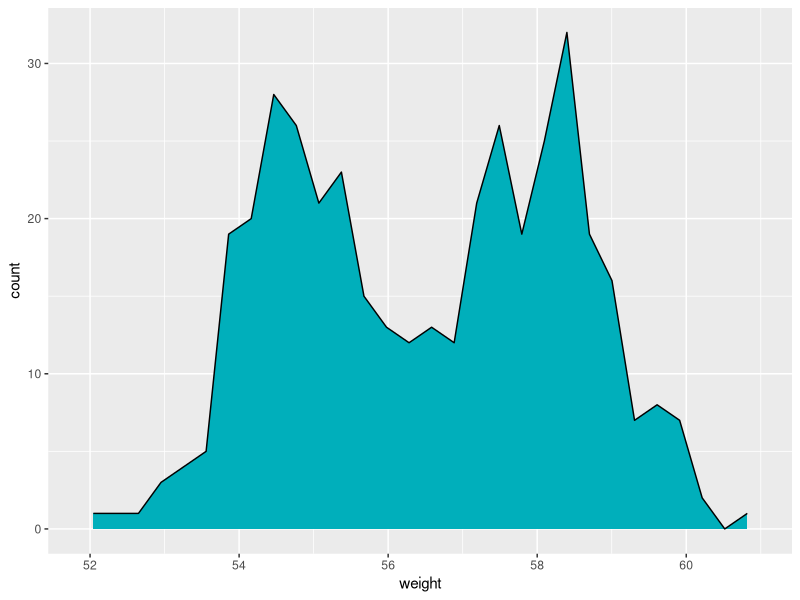
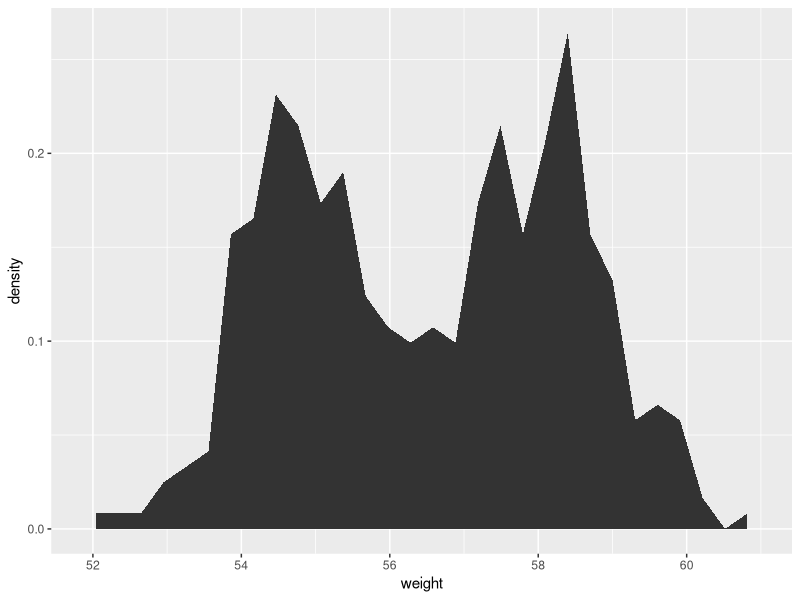
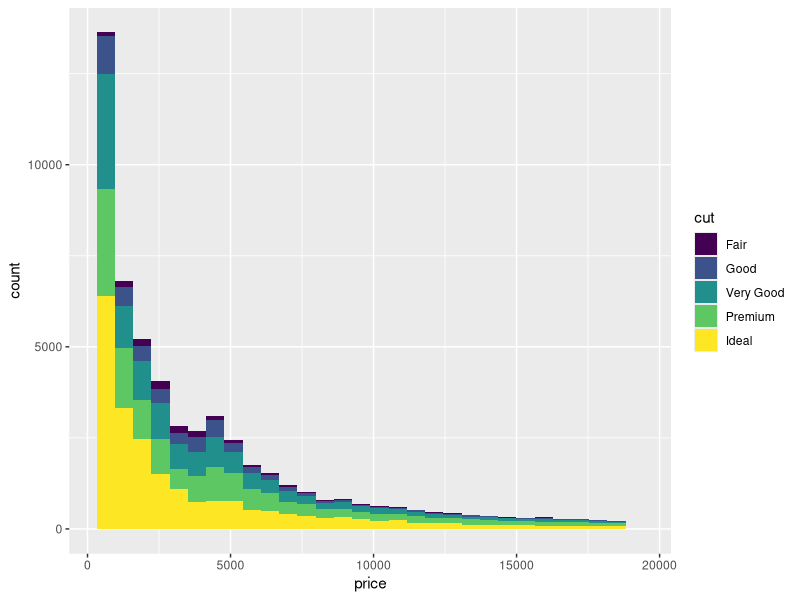
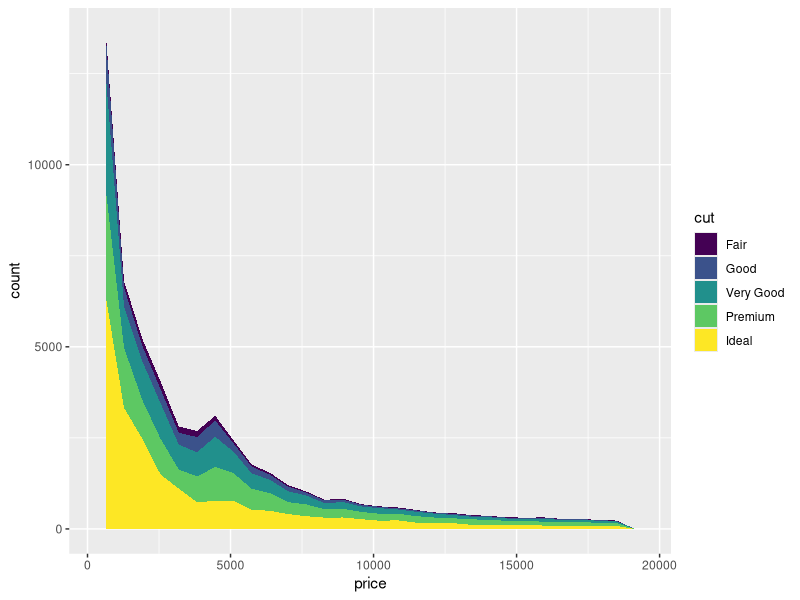
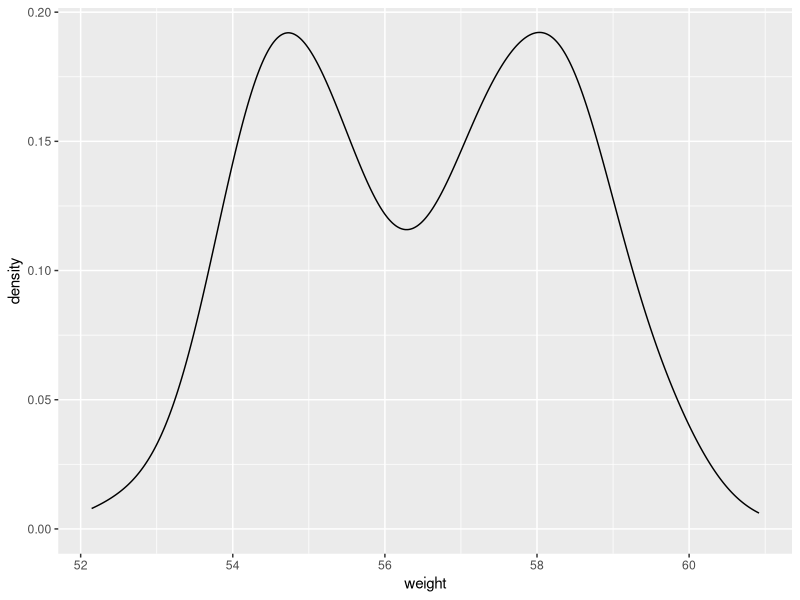
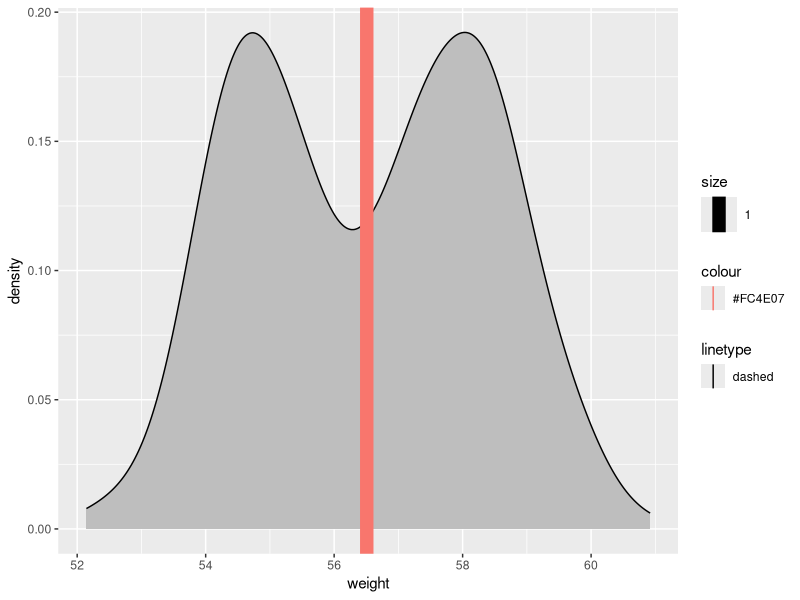
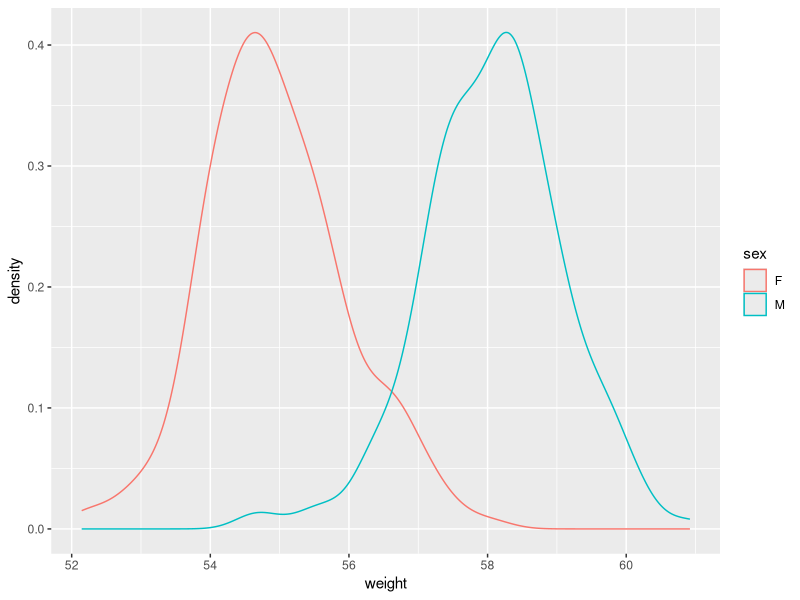
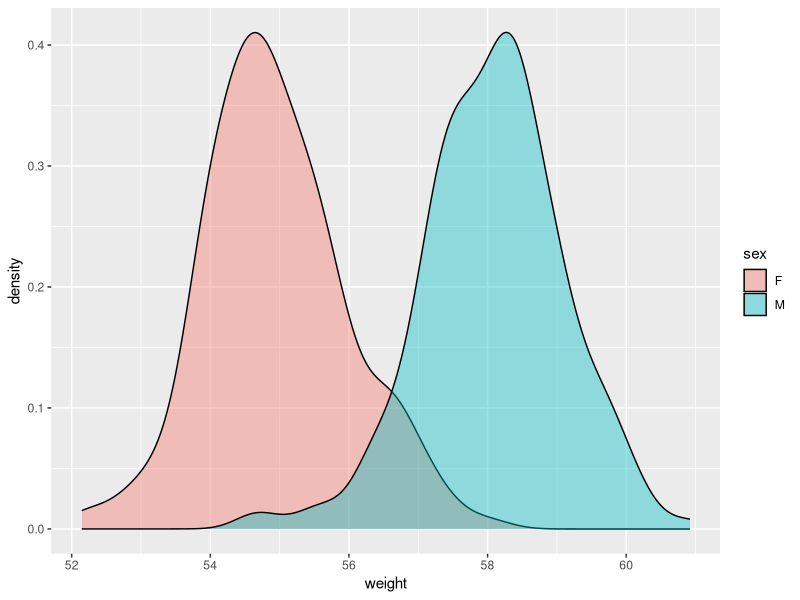

The R source for these figures, in order: (Note: this script raises an error after producing the figures.)
# Generate some data (wdata) containing weight by sex (M/F)
set.seed(1234)
wdata <- data.frame( sex = factor(rep(c("F", "M"), each = 200)),
                     weight = c(rnorm(200, 55), rnorm(200, 58))
                     )
head(wdata)

# Calculate the weight mean value by sex
library(dplyr)
mu <- wdata %>% 
      group_by(sex) %>% 
      summarise(grp.mean = mean(weight))
head(mu)

# Creat a plot
library(ggplot2)
g <- ggplot(wdata, aes(x = weight))
g + geom_area(stat = "bin", color = "black", fill = "#00AFBB")

g + geom_area(aes(y = ..density..), stat = "bin")

#Load diamonds data from ggplot2
data(diamonds)
p <- ggplot(diamonds, aes(x = price, fill = cut))
# Bar plot
p + geom_bar(stat = "bin")
# Area_plot
p + geom_area(stat = "bin")

# Basic density plot
g + geom_density()
# Change line and fill color, add mean ref line
g + geom_density(color = "black", fill = "gray") +
    geom_vline(aes(xintercept = mean(weight), color = "#FC4E07", 
                   linetype = "dashed", size = 1))

# Change line colors by sex
g + geom_density(aes(color = sex))
# Change fill color by sex and use semi-transparent
g + geom_density(aes(fill = sex), alpha = 0.4)
# Add mean line and color by sex
g + geom_density(aes(color = sex), alpha = 0.4) +
    geom_vline(data = mu, aes(xintercept = grp.mean, color = sex), linetype = "dashed")

# Change color by group
g2 <- g + geom_density(aes(color = sex)) + 
          geom_vline(data = mu, aes(xintercept = grp.mean, color = sex), linetype = "dashed") + 
          theme_minimal()
g2 + scale_color_manual(values = c("#999999", "#E69F00"))
# Use brewer pallete
g2 + scale_color_brewer(palette = "Paired")
# Use gray scale
g2 + scale_color_grey()

# Change manually fill color
g3 <- g + geom_density(aes(fill = sex), alpha = 0.4) + theme_minimal()
g3 + scale_fill_manual(values = c("#999999", "#E69F00"))
g3 + scale_fill_brewer(palette = "Dark2") + theme_minimal()
g3 + scale_fill_grey()

#############################################################
#       HISTOGRAM
#############################################################
# Basic plot
g + geom_histogram()
# Change number of bins
g + geom_histogram(bins = 50)
# Change line color, fill color, mean line
g + geom_histogram(color = "black", fill = "gray") +
    geom_vline(aes(xintercept = mean(weight), color = "#FC4E07"), linetype = "dashed", size = 1)
# Density
g + geom_histogram(aes(y = ..density..))
# Change line color by sex
g + geom_histogram(aes(color = sex), fill = "white", alpha = 0.6, position = "identity")
# Position adjustment: "dodge" (Interleaved)
g + geom_histogram(aes(color = sex), fill = "white", position = "dodge") +
    geom_vline(data = mu, aes(xintercept = grp.mean, color = sex), linetype = "dashed")
# Manually change color
g + geom_histogram(aes(color = sex), fill = sex, alpha = 0.4, position = "identity") +
    scale_color_manual(values = c("#00AFBB", "#E7B800"))
g + geom_histogram(aes(color = sex), fill = "white", alpha = 0.4, position = "identity") +
    scale_fill_manual(values = c("#00AFBB", "#E7B800")) +
    scale_color_manual(values = c("#00AFBB", "#E7B800"))
  